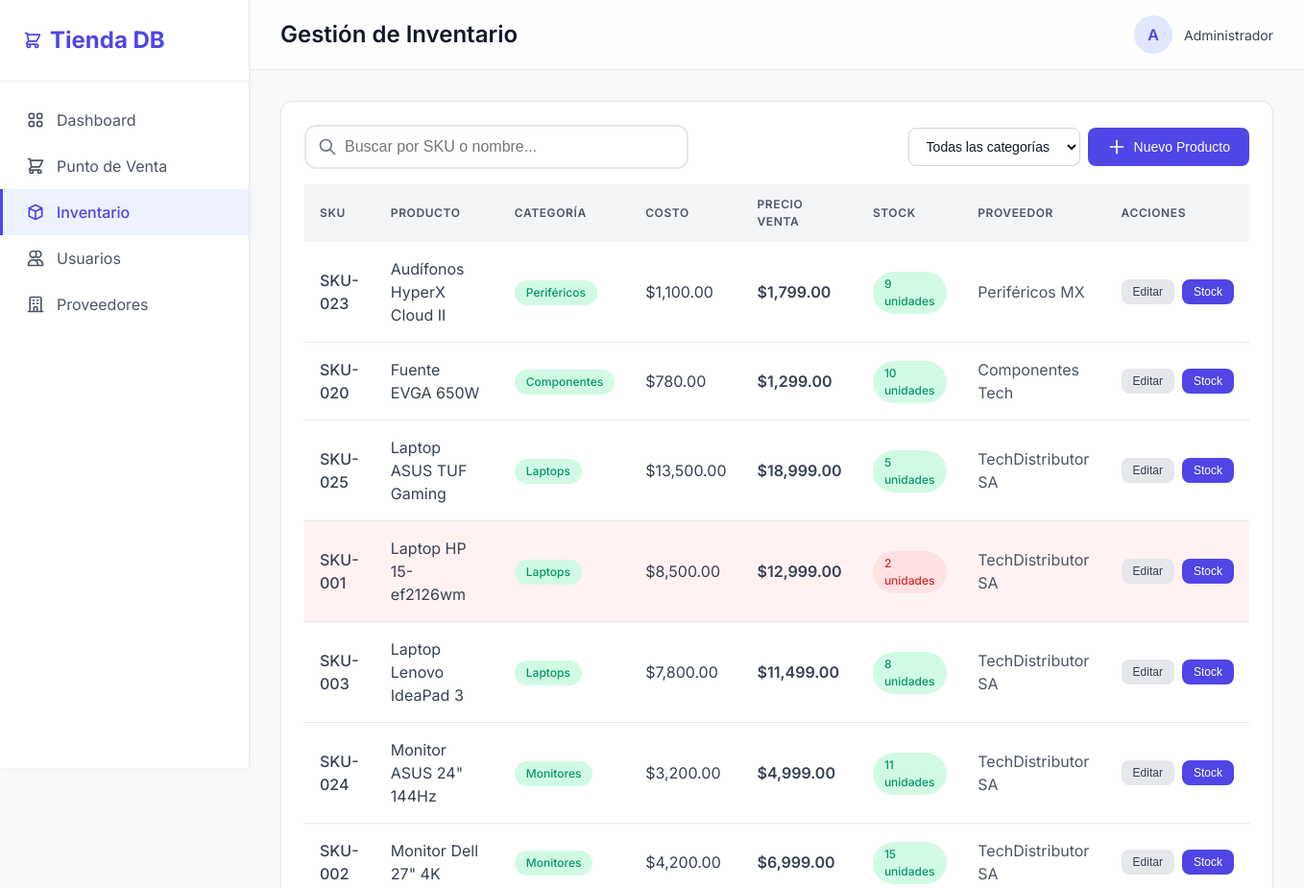
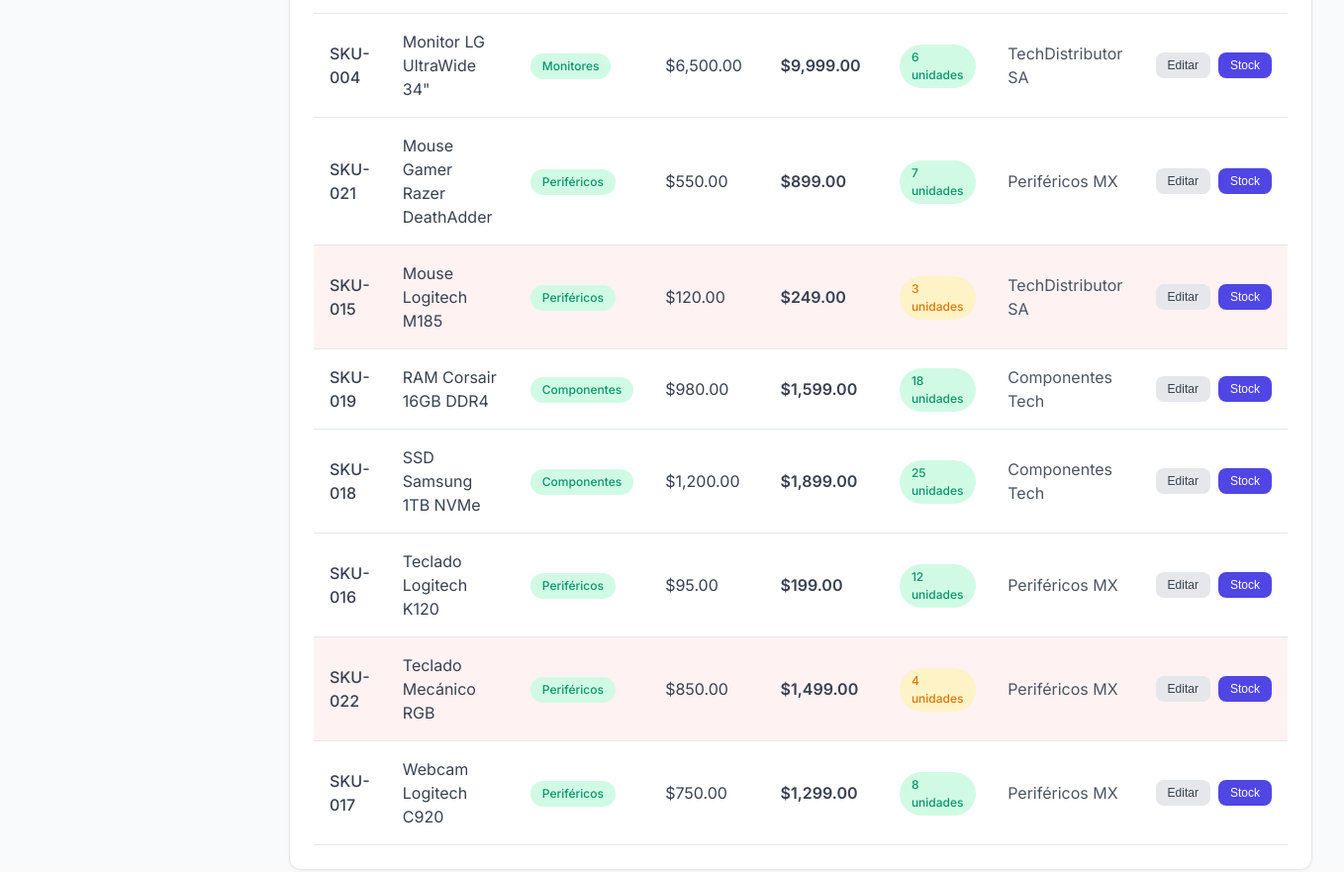
The page /pages/inventory.php on the database its author committed (2 pictures, top to bottom).
### tables this page shows
CREATE TABLE productos (
    id INT AUTO_INCREMENT PRIMARY KEY,
    sku VARCHAR(50) NOT NULL UNIQUE,
    nombre VARCHAR(150) NOT NULL,
    descripcion TEXT,
    precio_venta DECIMAL(10,2) NOT NULL,
    costo_compra DECIMAL(10,2) NOT NULL,
    stock_actual INT NOT NULL DEFAULT 0,
    categoria_id INT NOT NULL,
    proveedor_id INT,
    activo BOOLEAN DEFAULT TRUE,
    created_at TIMESTAMP DEFAULT CURRENT_TIMESTAMP,
    FOREIGN KEY (categoria_id) REFERENCES categorias(id),
    FOREIGN KEY (proveedor_id) REFERENCES proveedores(id)
);

CREATE TABLE categorias (
    id INT AUTO_INCREMENT PRIMARY KEY,
    nombre VARCHAR(50) NOT NULL,
    descripcion VARCHAR(255)
);

CREATE TABLE proveedores (
    id INT AUTO_INCREMENT PRIMARY KEY,
    empresa VARCHAR(100) NOT NULL,
    contacto_nombre VARCHAR(100),
    telefono VARCHAR(20),
    email VARCHAR(100),
    activo BOOLEAN DEFAULT TRUE
);

### includes/db.php (called while the page is built, shortened)
<?php
function getDBConnection() {
    try {
        $dsn = "mysql:host=" . DB_HOST . ";dbname=" . DB_NAME . ";charset=" . DB_CHARSET;
        $options = [
            PDO::ATTR_ERRMODE => PDO::ERRMODE_EXCEPTION,
            PDO::ATTR_DEFAULT_FETCH_MODE => PDO::FETCH_ASSOC,
            PDO::ATTR_EMULATE_PREPARES => false,
        ];
        $pdo = new PDO($dsn, DB_USER, DB_PASS, $options);
        return $pdo;
    } catch (PDOException $e) {
        error_log("Database Connection Error: " . $e->getMessage());
        die("Error de conexión a la base de datos");
    }
}
function query($sql, $params = []) {
    $pdo = getDBConnection();
    $stmt = $pdo->prepare($sql);
    $stmt->execute($params);
    return $stmt;
}
function fetchAll($sql, $params = []) {
    $stmt = query($sql, $params);
    return $stmt->fetchAll();
}
?>

### pages/inventory.php (the view, shortened to what this page needs)
<?php
require_once '../includes/db.php';
$currentPage = 'inventory';
$productos = fetchAll("
    SELECT p.*, c.nombre as categoria_nombre, pr.empresa as proveedor_nombre
    FROM productos p
    LEFT JOIN categorias c ON p.categoria_id = c.id
    LEFT JOIN proveedores pr ON p.proveedor_id = pr.id
    WHERE p.activo = TRUE
    ORDER BY p.nombre
");
include '../includes/header.php';
?>
<div class="layout">
    <?php include '../includes/sidebar.php'; ?>
    <main class="main-content">
        <header class="header">
            <h1 class="header-title">Gestión de Inventario</h1>
            <div class="user-info">
                <div class="user-avatar">A</div>
                <span class="user-name">Administrador</span>
            </div>
        </header>
        <div class="container">
            <div class="card">
                <div class="card-header">
                    <div style="flex: 1;">
                        <input type="text"
                               id="inventorySearch"
                               class="search-input"
                               placeholder="Buscar por SKU o nombre..."
                               style="max-width: 400px;">
                    </div>
                    <div class="flex gap-2">
                        <select class="form-select" id="categoryFilter" style="width: auto;">
                            <option value="">Todas las categorías</option>
                        </select>
                        <button class="btn btn-primary" onclick="openProductModal()">
                            <svg style="width: 20px; height: 20px;" fill="none" stroke="currentColor" viewBox="0 0 24 24">
                                <path stroke-linecap="round" stroke-linejoin="round" stroke-width="2" d="M12 4v16m8-8H4"/>
                            </svg>
                            Nuevo Producto
                        </button>
                    </div>
                </div>
                <div class="table-container">
                    <table>
                        <thead>
                            <tr>
                                <th>SKU</th>
                                <th>Producto</th>
                                <th>Categoría</th>
                                <th>Costo</th>
                                <th>Precio Venta</th>
                                <th>Stock</th>
                                <th>Proveedor</th>
                                <th>Acciones</th>
                            </tr>
                        </thead>
                        <tbody>
                            <?php foreach ($productos as $prod): ?>
                            <tr class="<?php echo $prod['stock_actual'] < 5 ? 'stock-low' : ''; ?>" data-category="<?php echo $prod['categoria_id']; ?>">
                                <td><span class="font-medium"><?php echo htmlspecialchars($prod['sku']); ?></span></td>
                                <td><?php echo htmlspecialchars($prod['nombre']); ?></td>
                                <td><span class="badge badge-success"><?php echo htmlspecialchars($prod['categoria_nombre']); ?></span></td>
                                <td>$<?php echo number_format($prod['costo_compra'], 2); ?></td>
                                <td class="font-semibold">$<?php echo number_format($prod['precio_venta'], 2); ?></td>
                                <td>
                                    <span class="badge <?php echo $prod['stock_actual'] < 3 ? 'badge-danger' : ($prod['stock_actual'] < 5 ? 'badge-warning' : 'badge-success'); ?>">
                                        <?php echo $prod['stock_actual']; ?> unidades
                                    </span>
                                </td>
                                <td class="text-gray-600"><?php echo htmlspecialchars($prod['proveedor_nombre'] ?? 'N/A'); ?></td>
                                <td>
                                    <div class="flex gap-2">
                                        <button class="btn btn-sm btn-secondary" onclick="editProduct(<?php echo $prod['id']; ?>)">Editar</button>
                                        <button class="btn btn-sm btn-primary" onclick="adjustStock(<?php echo $prod['id']; ?>, <?php echo $prod['stock_actual']; ?>)">Stock</button>
                                    </div>
                                </td>
                            </tr>
                            <?php endforeach; ?>
                        </tbody>
                    </table>
                </div>
            </div>
        </div>
    </main>
</div>
<?php include '../includes/footer.php'; ?>

### includes/header.php (shortened to what this page needs)
<!DOCTYPE html>
<html lang="es">
<head>
    <link rel="stylesheet" href="/css/styles.css">
</head>
<body>

### includes/sidebar.php (shortened to what this page needs)
<aside class="sidebar">
    <div class="sidebar-header">
        <div class="logo">
            <svg class="nav-icon" fill="none" stroke="currentColor" viewBox="0 0 24 24">
                <path stroke-linecap="round" stroke-linejoin="round" stroke-width="2" d="M3 3h2l.4 2M7 13h10l4-8H5.4M7 13L5.4 5M7 13l-2.293 2.293c-.63.63-.184 1.707.707 1.707H17m0 0a2 2 0 100 4 2 2 0 000-4zm-8 2a2 2 0 11-4 0 2 2 0 014 0z"/>
            </svg>
            Tienda DB
        </div>
    </div>
    <nav class="nav-menu">
        <a href="dashboard.php" class="nav-item <?php echo ($currentPage == 'dashboard') ? 'active' : ''; ?>">
            Dashboard
        </a>
        <a href="pos.php" class="nav-item <?php echo ($currentPage == 'pos') ? 'active' : ''; ?>">
            <svg class="nav-icon" fill="none" stroke="currentColor" viewBox="0 0 24 24">
                <path stroke-linecap="round" stroke-linejoin="round" stroke-width="2" d="M3 3h2l.4 2M7 13h10l4-8H5.4M7 13L5.4 5M7 13l-2.293 2.293c-.63.63-.184 1.707.707 1.707H17m0 0a2 2 0 100 4 2 2 0 000-4zm-8 2a2 2 0 11-4 0 2 2 0 014 0z"/>
            </svg>
            Punto de Venta
        </a>
        <a href="inventory.php" class="nav-item <?php echo ($currentPage == 'inventory') ? 'active' : ''; ?>">
            <svg class="nav-icon" fill="none" stroke="currentColor" viewBox="0 0 24 24">
                <path stroke-linecap="round" stroke-linejoin="round" stroke-width="2" d="M20 7l-8-4-8 4m16 0l-8 4m8-4v10l-8 4m0-10L4 7m8 4v10M4 7v10l8 4"/>
            </svg>
            Inventario
        </a>
        <a href="users.php" class="nav-item <?php echo ($currentPage == 'users') ? 'active' : ''; ?>">
            <svg class="nav-icon" fill="none" stroke="currentColor" viewBox="0 0 24 24">
                <path stroke-linecap="round" stroke-linejoin="round" stroke-width="2" d="M12 4.354a4 4 0 110 5.292M15 21H3v-1a6 6 0 0112 0v1zm0 0h6v-1a6 6 0 00-9-5.197M13 7a4 4 0 11-8 0 4 4 0 018 0z"/>
            </svg>
            Usuarios
        </a>
        <a href="suppliers.php" class="nav-item <?php echo ($currentPage == 'suppliers') ? 'active' : ''; ?>">
            <svg class="nav-icon" fill="none" stroke="currentColor" viewBox="0 0 24 24">
                <path stroke-linecap="round" stroke-linejoin="round" stroke-width="2" d="M19 21V5a2 2 0 00-2-2H7a2 2 0 00-2 2v16m14 0h2m-2 0h-5m-9 0H3m2 0h5M9 7h1m-1 4h1m4-4h1m-1 4h1m-5 10v-5a1 1 0 011-1h2a1 1 0 011 1v5m-4 0h4"/>
            </svg>
            Proveedores
        </a>
    </nav>
</aside>

### includes/footer.php (shortened to what this page needs)
</body>
</html>

### rows shown on the page
productos: sku "SKU-023", nombre "Audífonos HyperX Cloud II", categoria.nombre "Periféricos", costo_compra "1,100.00", precio_venta "1,799.00", stock_actual "9", proveedor.empresa "Periféricos MX"
productos: sku "SKU-020", nombre "Fuente EVGA 650W", categoria.nombre "Componentes", costo_compra "780.00", precio_venta "1,299.00", stock_actual "10", proveedor.empresa "Componentes Tech"
productos: sku "SKU-025", nombre "Laptop ASUS TUF Gaming", categoria.nombre "Laptops", costo_compra "13,500.00", precio_venta "18,999.00", stock_actual "5", proveedor.empresa "TechDistributor SA"
productos: sku "SKU-001", nombre "Laptop HP 15-ef2126wm", categoria.nombre "Laptops", costo_compra "8,500.00", precio_venta "12,999.00", stock_actual "2", proveedor.empresa "TechDistributor SA"
productos: sku "SKU-003", nombre "Laptop Lenovo IdeaPad 3", categoria.nombre "Laptops", costo_compra "7,800.00", precio_venta "11,499.00", stock_actual "8", proveedor.empresa "TechDistributor SA"
productos: sku "SKU-024", nombre "Monitor ASUS 24\" 144Hz", categoria.nombre "Monitores", costo_compra "3,200.00", precio_venta "4,999.00", stock_actual "11", proveedor.empresa "TechDistributor SA"
productos: sku "SKU-002", nombre "Monitor Dell 27\" 4K", categoria.nombre "Monitores", costo_compra "4,200.00", precio_venta "6,999.00", stock_actual "15", proveedor.empresa "TechDistributor SA"
productos: sku "SKU-004", nombre "Monitor LG UltraWide 34\"", categoria.nombre "Monitores", costo_compra "6,500.00", precio_venta "9,999.00", stock_actual "6", proveedor.empresa "TechDistributor SA"
productos: sku "SKU-021", nombre "Mouse Gamer Razer DeathAdder", categoria.nombre "Periféricos", costo_compra "550.00", precio_venta "899.00", stock_actual "7", proveedor.empresa "Periféricos MX"
productos: sku "SKU-015", nombre "Mouse Logitech M185", categoria.nombre "Periféricos", costo_compra "120.00", precio_venta "249.00", stock_actual "3", proveedor.empresa "TechDistributor SA"
productos: sku "SKU-019", nombre "RAM Corsair 16GB DDR4", categoria.nombre "Componentes", costo_compra "980.00", precio_venta "1,599.00", stock_actual "18", proveedor.empresa "Componentes Tech"
productos: sku "SKU-018", nombre "SSD Samsung 1TB NVMe", categoria.nombre "Componentes", costo_compra "1,200.00", precio_venta "1,899.00", stock_actual "25", proveedor.empresa "Componentes Tech"
productos: sku "SKU-016", nombre "Teclado Logitech K120", categoria.nombre "Periféricos", costo_compra "95.00", precio_venta "199.00", stock_actual "12", proveedor.empresa "Periféricos MX"
productos: sku "SKU-022", nombre "Teclado Mecánico RGB", categoria.nombre "Periféricos", costo_compra "850.00", precio_venta "1,499.00", stock_actual "4", proveedor.empresa "Periféricos MX"
productos: sku "SKU-017", nombre "Webcam Logitech C920", categoria.nombre "Periféricos", costo_compra "750.00", precio_venta "1,299.00", stock_actual "8", proveedor.empresa "Periféricos MX"
